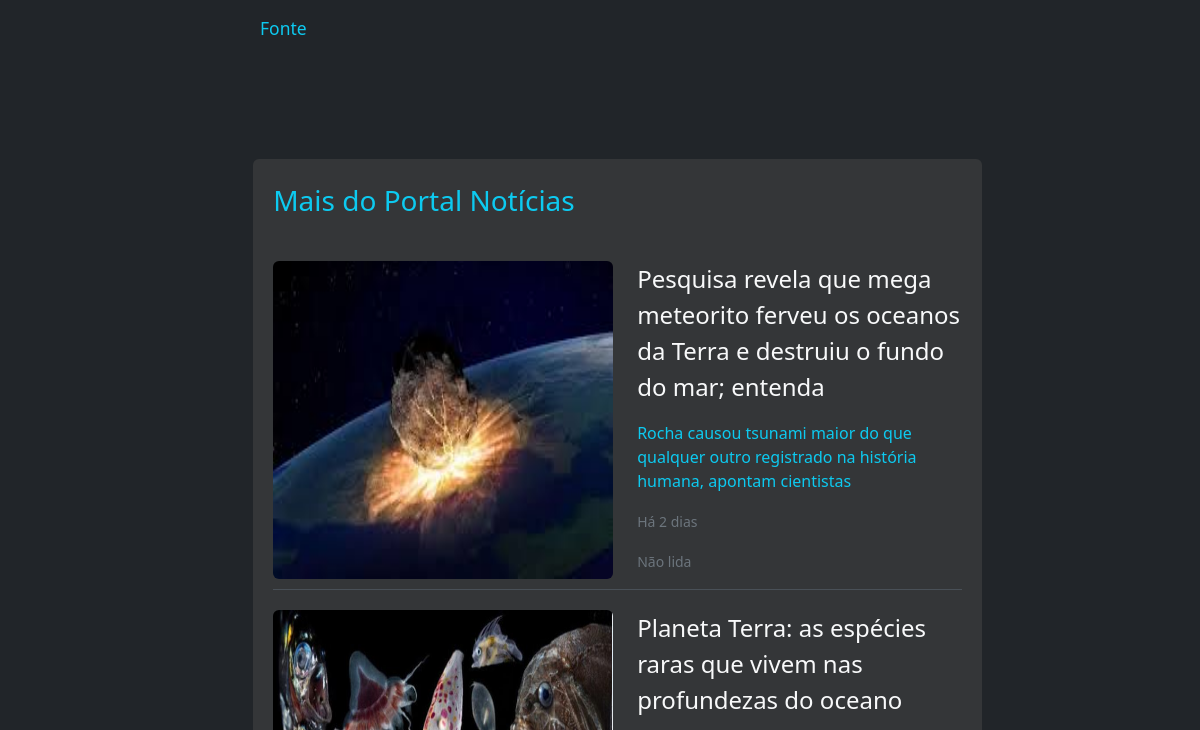
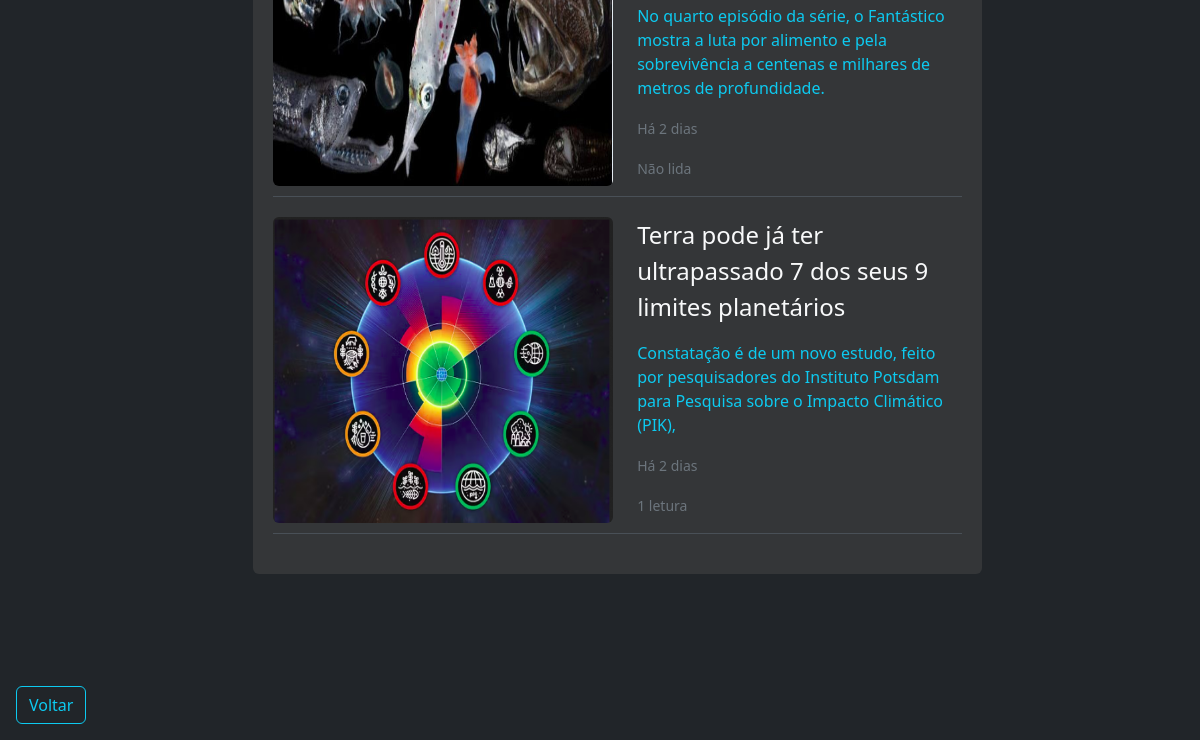
Before: /portal/celulas-tronco-para-o-diabetes-seria-a-cura-da-doenca/ (lower part) with the older database file (2 pictures, top to bottom).
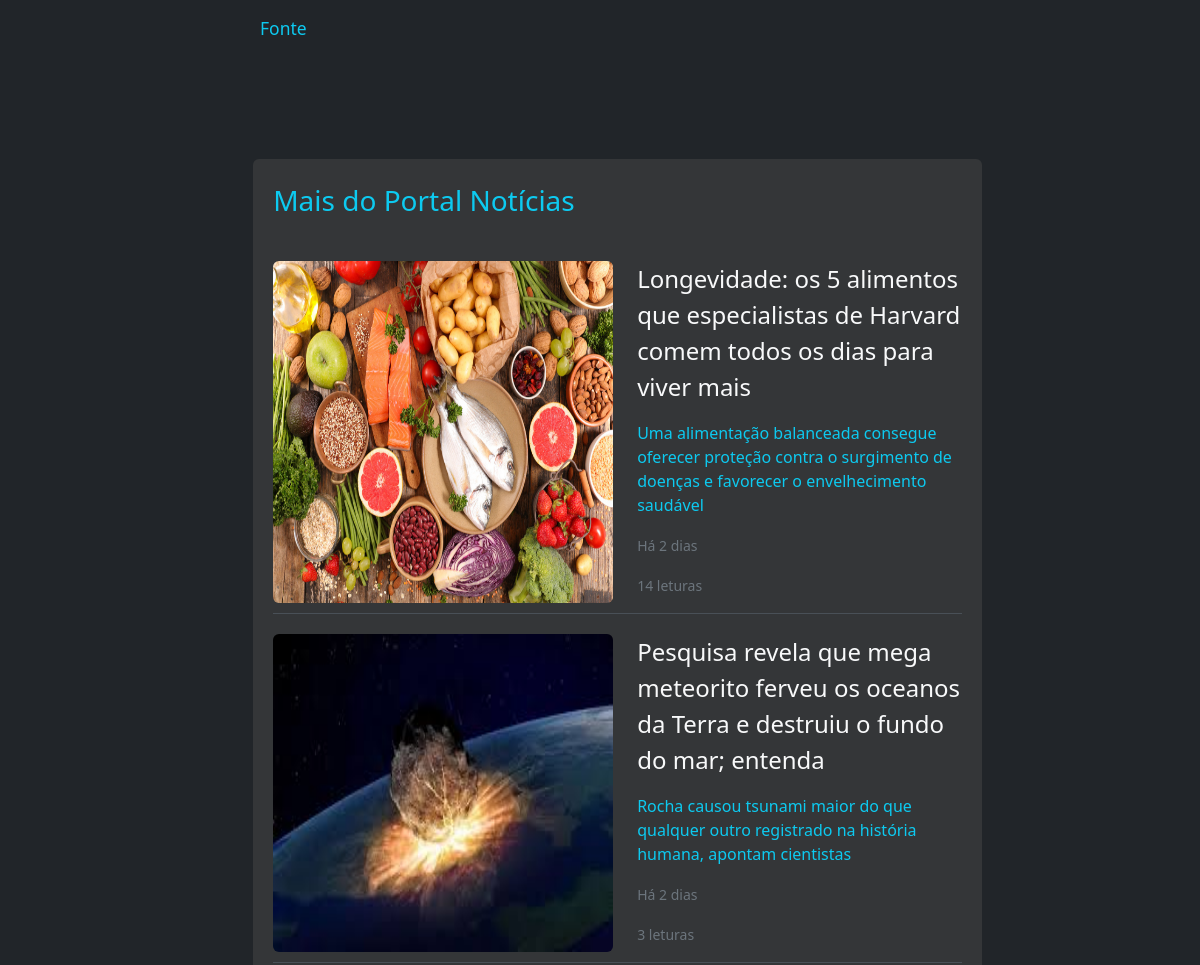
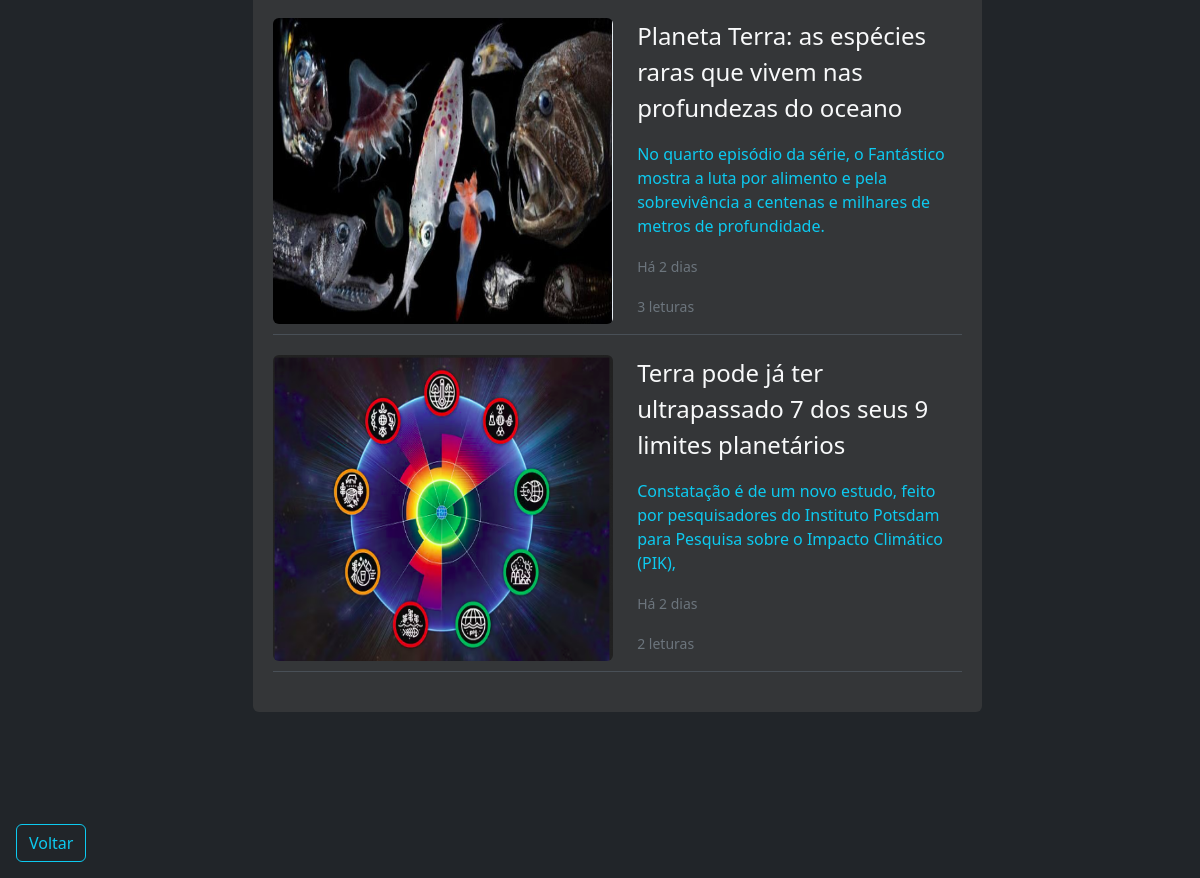
After: the same page with the newer database file (2 pictures, top to bottom).
### app_noticias/models.py (models this page shows, shortened)
class Noticia(models.Model):
    titulo = models.CharField('Título', max_length=100, unique=True,  null=True)
    slug = models.SlugField(max_length=100, editable=False, unique=True, null=True)
    subtitulo = models.CharField('Subtítulo', max_length=300, null=True )
    conteudo= models.TextField('Conteúdo', max_length=3000)
    criada_em = models.DateTimeField('Criada em', help_text='dd/mm/yyyy hh:MM', auto_now_add=True)
    atualizada_em = models.DateTimeField('Atualizada', help_text='dd/mm/yyyy hh:MM', auto_now_add=True)
    imagem = models.ImageField(upload_to='', blank=True)
    autor = models.ForeignKey(User, on_delete=models.RESTRICT, editable=False)
    categoria = models.ManyToManyField(Categoria)
    publicada_em = models.DateTimeField('Publicada em', help_text='dd/mm/yyyy hh:MM', null=True, editable=False)
    publicada = models.BooleanField('Publicada', default=False)
    num_visualizacoes = models.IntegerField(default=0, verbose_name='Número de visualizações', editable=False)
    fonte_informacao = models.CharField('Fonte', max_length=400, null=True )
    def _calcular_tempo_da_atualizacao(self) -> str:
        return calcular_tempo_decorrido(self.atualizada_em)
    atualizacao_tempo = property(_calcular_tempo_da_atualizacao)
    def _calcular_tempo_da_publicacao(self) -> str:
        return calcular_tempo_decorrido(self.publicada_em)
    publicacao_tempo = property(_calcular_tempo_da_publicacao)
    def _paragrafos(self) -> list[str]:
        return self.conteudo.split('\n')
    paragrafos = property(_paragrafos)
    def save(self, *args, **kwargs):
        self.slug = slugify(self.titulo)
        if self.publicada and not self.publicada_em:
            self.publicada_em = datetime.now()
        elif not self.publicada and self.publicada_em:
            self.publicada_em = None
        return super().save(*args, **kwargs)
    class Meta:
        db_table = 'noticias'
        permissions = [
            ("pode_publicar", "Permissão atribuida à Editores para a publicação da Notícia"),
        ]

### app_noticias/views.py (the view)
# urls.py: path("portal/<slug:slug>/", NoticiaDetailView.as_view(), name="noticia-detail"),
class NoticiaDetailView(NoticiaBaseDetailView):
    def acrescentar_visualizacao(self, noticia_id: int = 0):
        if self.object.publicada and not noticia_id:
            self.object.num_visualizacoes += 1
            self.object.save()

### app_noticias/views.py (called while the page is built)
    def get_context_data(self, **kwargs):
        context = super().get_context_data(**kwargs)
        ids_das_categorias = [categoria.id for categoria in self.object.categoria.all()]
        noticias_relacionadas = Noticia.objects.filter(categoria__in=ids_das_categorias).exclude(id=self.object.id).order_by('-publicada_em')
        context['noticias'] = noticias_relacionadas
        return context

    def pode_ver_uma_noticia_nao_publicada(self) -> bool:
        eh_editor: bool = self.request.user.has_perm('app_noticias.pode_publicar')
        eh_autor: bool = self.request.user.has_perm('app_noticias.add_noticia')
        eh_autor_da_noticia: bool = eh_autor and self.object.autor == self.request.user
        pode_ver_noticia_nao_publicada: bool = eh_editor or eh_autor_da_noticia
        return self.object.publicada or pode_ver_noticia_nao_publicada

### app_noticias/templates/noticia.html (shortened to what this page needs)
{% extends "base.html" %}
{% load django_bootstrap5 %}
{% load static %}
{% block content %}
{% static 'media' as media_url %}
<div class=" p-5 ">
    <div class="d-flex text-center justify-content-center text-wrap" style="padding: 40px; ">
        <div class="fs-5" style="max-width: 680px; text-align: justify;">
            {% if "http" in noticia.fonte_informacao %}
            <a href="{{noticia.fonte_informacao}}" target="_blank" class=" text-decoration-none"><small
                    class="text-info">Fonte</small></a>
            {% else %}
            <p class="text-secondary"><small>Fonte: {{noticia.fonte_informacao}}</small></p> </small>
            {% endif %}
        </div>
    </div>
    <div style="margin-top: 60px; padding: 0; margin-left: 35px;">
        <div class="justify-content-center row mt-3">
            <div class="col-8 mt-3 mb-3  rounded" style="background-color: #343638; padding: 20px;">
                <p class="text-info fs-3" style="margin-bottom: 40px;">Mais do Portal Notícias </p>
                {% include "noticia_card.html" %}
            </div>
        </div>
    </div>
</div>
<a href="javascript:history.back()" class="mb-3 mt-5 ms-3 text-decoration-none btn btn-outline-info">Voltar</a>
{% endblock %}

### app_noticias/templates/noticia_card.html (shortened to what this page needs)
{% load django_bootstrap5 %}
{% load static %}
{% static 'media' as media_url %}
{% for uma_noticia in noticias %}
<a href="{% url 'noticia-detail' uma_noticia.slug %}" class="  text-decoration-none">
    <div class=" d-flex border-bottom " style="margin-bottom: 20px; flex-wrap: wrap; padding: 0;">
        <div class="ratio ratio-16x9 " style="object-fit: contain; max-width: 340px;   margin-bottom: 10px;">
            <img src="{{media_url}}/{{uma_noticia.imagem}}" alt="{{uma_noticia.titulo}}" class="w-100 rounded">
        </div>
        <div class="col">
            <p class="ms-4 fs-4 text-light ">{{uma_noticia.titulo}}</p>
            <p class="ms-4  fs-6 text-info ">{{uma_noticia.subtitulo}}</p>
            {% if uma_noticia.publicacao_tempo == 'agora' %}
            <p class="ms-4 fs-6 text-secondary text-capitalize"><small>{{uma_noticia.publicacao_tempo}}</small></p>
            {% else %}
            <p class="ms-4 fs-6 text-secondary"><small>Há {{uma_noticia.publicacao_tempo}}</small></p>
            {% if uma_noticia.num_visualizacoes == 0 %}
            <p class="ms-4 fs-6 text-secondary"><small>Não lida</small></p>
            {% else %}
            <p class="ms-4 fs-6 text-secondary"><small>{{ uma_noticia.num_visualizacoes }}
                    letura{{ uma_noticia.num_visualizacoes|pluralize }}</small></p>
            {% endif %}
            {% endif %}
        </div>
    </div>
</a>
{% endfor %}

Changed rows visible on the page:
now on this page (row edited): Noticia: imagem (picture), titulo "Longevidade: os 5 alimentos que especialistas de Harvard comem todos os dias para viver mais", subtitulo "Uma alimentação balanceada consegue oferecer proteção contra o surgimento de doenças e favorecer o envelhecimento saudável", publicacao_tempo "2 dias", num_visualizacoes "14"
changed Noticia (number 2 of 4 on the later page): num_visualizacoes (not shown) → "3"; num_visualizacoes "Não lida" → "letura"
changed Noticia "Planeta Terra: as espécies raras que vivem nas profundezas do oceano": num_visualizacoes (not shown) → "3"; num_visualizacoes "Não lida" → "letura"
changed Noticia "Terra pode já ter ultrapassado 7 dos seus 9 limites planetários": num_visualizacoes "1" → "2"
